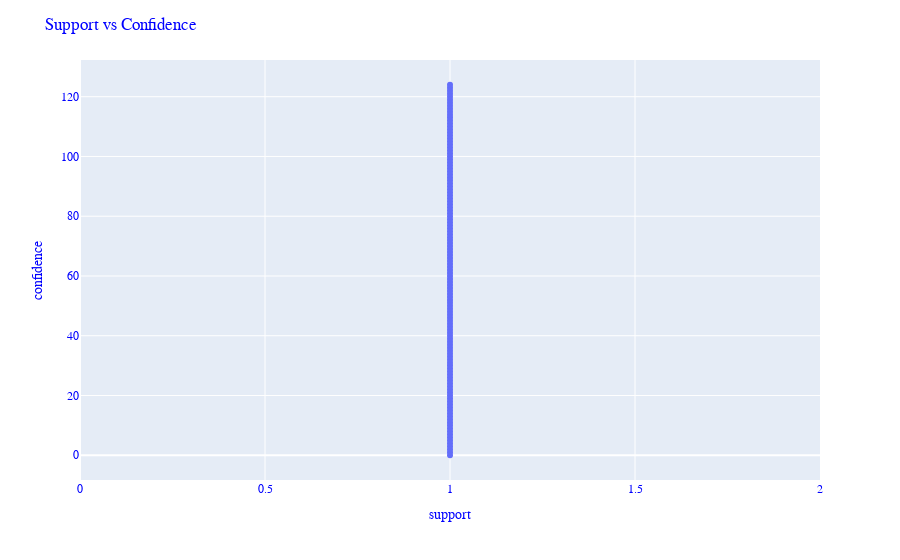

Notebook code for this chart:
### Markdown cell above
#####  A leverage value of 0 indicates independence. Range will be [-1 1]<br>A high conviction value means that the consequent is highly depending on the antecedent and range [0 inf]

### Code cell
fig=px.scatter(rules4['support'], rules4['confidence'])
fig.update_layout(
    xaxis_title="support",
    yaxis_title="confidence",
   
    font_family="Courier New",
    font_color="blue",
    title_font_family="Times New Roman",
    title_font_color="red",
    title=('Support vs Confidence')
    
)
fig.update_layout(hovermode='x unified')
fig.show()

### Figure 1 — Plotly figure (JSON) as saved in the notebook; plotly's stock layout.template omitted (floating-point values rounded to 4 significant figures)
{"data": [{"hovertemplate": "x=%{x}<br>index=%{y}<extra></extra>", "legendgroup": "", "marker": {"color": "#636efa", "symbol": "circle"}, "mode": "markers", "name": "", "orientation": "h", "showlegend": false, "type": "scatter", "x": [1, 1, 1, 1, 1, 1, 1, 1, 1, 1, 1, 1, 1, 1, 1, 1, 1, 1, 1, 1, 1, 1, 1, 1, 1, 1, 1, 1, 1, 1, 1, 1, 1, 1, 1, 1, 1, 1, 1, 1, 1, 1, 1, 1, 1, 1, 1, 1, 1, 1, 1, 1, 1, 1, 1, 1, 1, 1, 1, 1, 1, 1, 1, 1, 1, 1, 1, 1, 1, 1, 1, 1, 1, 1, 1, 1, 1, 1, 1, 1, 1, 1, 1, 1, 1, 1, 1, 1, 1, 1, 1, 1, 1, 1, 1, 1, 1, 1, 1, 1, 1, 1, 1, 1, 1, 1, 1, 1, 1, 1, 1, 1, 1, 1, 1, 1, 1, 1, 1, 1, 1, 1, 1, 1, 1], "xaxis": "x", "y": [0, 79, 92, 91, 90, 89, 88, 87, 86, 85, 84, 83, 82, 81, 80, 78, 63, 77, 76, 75, 74, 73, 72, 71, 70, 69, 68, 67, 66, 65, 93, 94, 95, 96, 123, 122, 121, 120, 119, 118, 117, 116, 115, 114, 113, 112, 111, 110, 109, 108, 107, 106, 105, 104, 103, 102, 101, 100, 99, 98, 97, 64, 62, 1, 16, 29, 28, 27, 26, 25, 24, 23, 22, 21, 20, 19, 18, 17, 15, 61, 14, 13, 12, 11, 10, 9, 8, 7, 6, 5, 4, 3, 2, 30, 31, 32, 33, 60, 59, 58, 57, 56, 55, 54, 53, 52, 51, 50, 49, 48, 47, 46, 45, 44, 43, 42, 41, 40, 39, 38, 37, 36, 35, 34, 124], "yaxis": "y"}], "layout": {"font": {"color": "blue", "family": "Courier New"}, "hovermode": "x unified", "legend": {"tracegroupgap": 0}, "margin": {"t": 60}, "title": {"text": "Support vs Confidence"}, "xaxis": {"anchor": "y", "domain": [0, 1], "title": {"text": "support"}}, "yaxis": {"anchor": "x", "domain": [0, 1], "title": {"text": "confidence"}}}}
